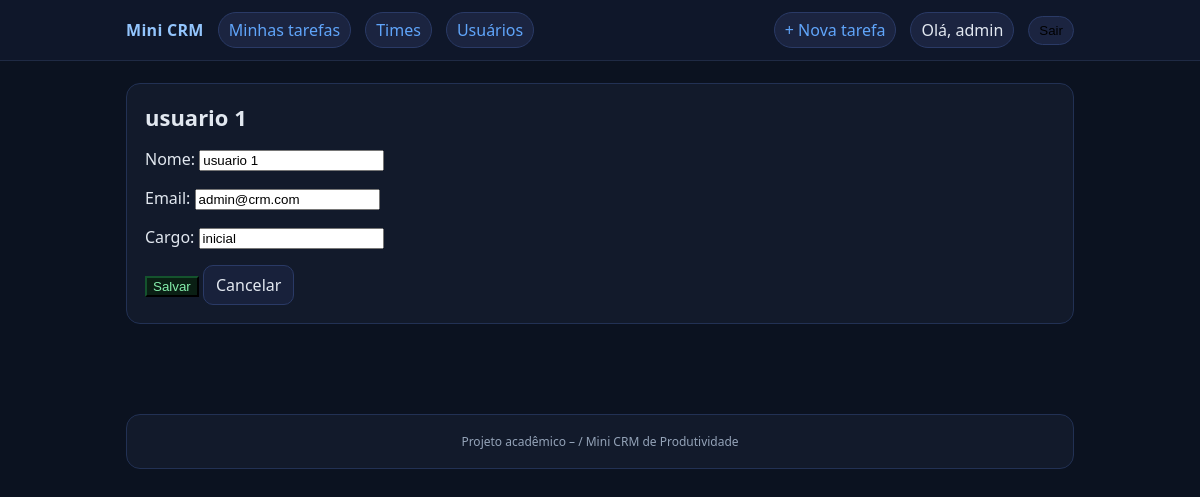
/tarefas/usuarios/1/editar/ (signed in), run on the app's committed database.
### core/models.py (models this page shows)
class Usuario(models.Model):
    nome = models.CharField(max_length=100)
    email = models.EmailField()
    cargo = models.CharField(max_length=100)
    def __str__(self):
        return self.nome

### core/views.py (the view)
# urls.py: path('usuarios/<int:pk>/editar/', UsuarioUpdateView.as_view(), name='usuario_update'),
@method_decorator(staff_member_required, name='dispatch')
class UsuarioUpdateView(UpdateView):
    model = Usuario
    fields = ['nome', 'email', 'cargo']
    template_name = 'usuario_form.html'
    success_url = reverse_lazy('usuario_list')

### core/templates/usuario_form.html (shortened to what this page needs)
{% extends "base.html" %}
{% block content %}
  <div class="card">
    <h1>{{ view.object|default:'Novo Usuário' }}</h1>
    <form method="post">
      {{ form.as_p }}
      <button class="btn-ok" type="submit">Salvar</button>
      <a class="btn" href="{% url 'usuario_list' %}">Cancelar</a>
    </form>
  </div>
{% endblock %}

### core/templates/base.html (shortened to what this page needs)
{% load static %}
<!doctype html>
<html lang="pt-br">
<head>
</head>
<body>
  <header>
    <div class="nav">
      <div class="nav-left">
        <a class="brand" href="{% url 'home' %}">Mini CRM</a>
        <a class="pill" href="{% url 'listar_tarefas' %}">Minhas tarefas</a>
        {% if user.is_staff %}
          <a class="pill" href="{% url 'time_list' %}">Times</a>
          <a class="pill" href="{% url 'usuario_list' %}">Usuários</a>
        {% endif %}
      </div>
      <div class="nav-right">
        {% if user.is_authenticated %}
          <a class="pill" href="{% url 'criar_tarefa' %}">+ Nova tarefa</a>
          <span class="pill">Olá, {{ user.get_username }}</span>
          <form action="{% url 'logout' %}" method="post" style="margin:0;">
            <button class="pill" type="submit">Sair</button>
          </form>
        {% else %}
          <a class="pill" href="{% url 'login' %}">Entrar</a>
          <a class="pill" href="{% url 'registrar' %}">Registrar</a>
        {% endif %}
      </div>
    </div>
</header>
  <div class="container">
    {% block content %}{% endblock %}
  </div>
  <footer>
    <div class="container">
      <div class="card">Projeto acadêmico – / Mini CRM de Produtividade</div>
    </div>
  </footer>
</body>
</html>

### core/templates/base.html (style rules this page uses)
:root { --bg:#0b1220; --card:#121a2b; --muted:#94a3b8; --text:#e2e8f0; --brand:#60a5fa; --ok:#22c55e; --warn:#f59e0b; --err:#ef4444; }
* { box-sizing: border-box; }
body { margin:0; background: var(--bg); color: var(--text); font-family: system-ui, -apple-system, Segoe UI, Roboto, Arial, sans-serif; }
a { color: var(--brand); text-decoration: none; }
header { background: #0f172a; border-bottom: 1px solid #1f2a44; }
.nav { max-width: 980px; margin: 0 auto; padding: 12px 16px; display: flex; gap: 14px; align-items: center; justify-content: space-between; }
.nav-left, .nav-right { display:flex; gap:14px; align-items:center; }
.brand { font-weight: 700; letter-spacing: .3px; color: #93c5fd; }
.pill { padding: 6px 10px; background: #1b2440; border: 1px solid #2a3a66; border-radius: 999px; }
.container { max-width: 980px; margin: 22px auto; padding: 0 16px 28px; }
.card { background: var(--card); border: 1px solid #223154; border-radius: 14px; padding: 18px; }
h1 { font-size: 22px; margin: 0 0 14px; }
.btn { display:inline-block; padding:8px 12px; border-radius:10px; border:1px solid #2a3a66; background:#18213b; color:var(--text); }
.btn-ok { border-color:#14532d; background:#0a1f14; color:#86efac; }
footer { color: var(--muted); font-size: 12px; text-align:center; padding: 18px 0 32px; }

### data on the page
Usuario: object "usuario 1", nome "usuario 1", email "admin@crm.com", cargo "inicial"

### other printed values
{{ user.get_username }} "admin"
